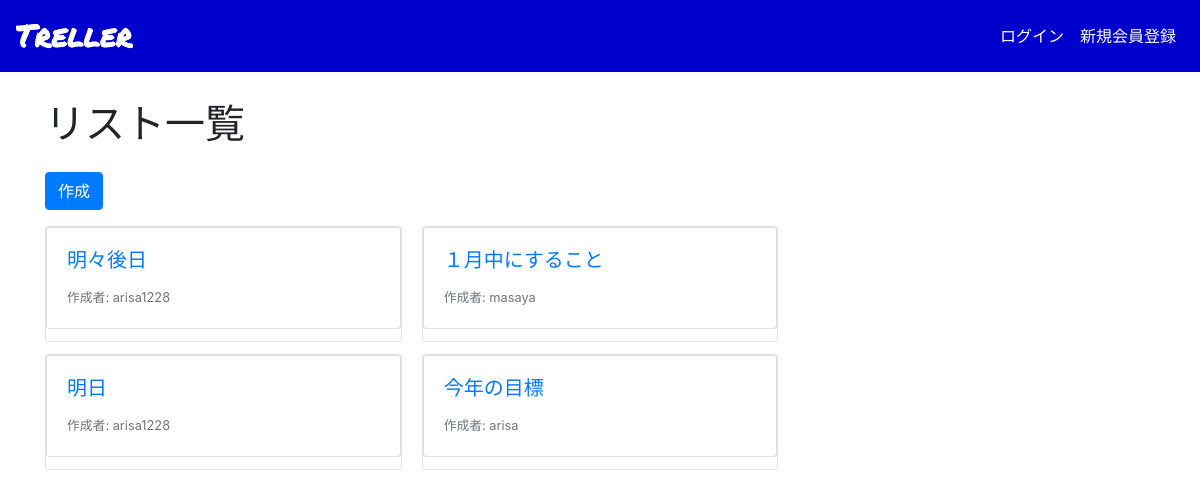
Page /lists/ on the committed database.
### trello_app/models.py (models this page shows, shortened)
class List(models.Model):
    title = models.CharField(max_length=200)
    user = models.ForeignKey(User, on_delete=models.CASCADE)

### trello_app/views.py (the view)
# urls.py: path('lists/', views.ListListView.as_view(), name='lists_list'),
class ListListView(ListView):
    model = List
    template_name = 'list.html'

### trello_app/templates/list.html
{% extends 'base.html' %}
{% block content %}
<div class="container">
<h1>リスト一覧</h1>
<a href="{% url 'trello:lists_create' %}" class="btn btn-primary my-3" role="button">作成</a>
<div class="card-columns">
    {% for list in list_list %}
    <a href="{% url 'trello:lists_detail' list.pk %}" class="card">
    <div class="card">
    <div class="card-body">
        <h5 class="card-title">{{ list.title }}</h5>
        <footer>
            <small class="text-muted">作成者: {{ list.user.username }}</small>
        </footer>
    </div>
    </div>
    </a>
    {% endfor %}
</div>
</div>
{% endblock content %}

### trello_app/static/css/base.css (style rules this page uses)
body { padding-top: 100px; }

### rows in the picture
List: title "明々後日", user.username "arisa1228"
List: title "明日", user.username "arisa1228"
List: title "１月中にすること", user.username "masaya"
List: title "今年の目標", user.username "arisa"
